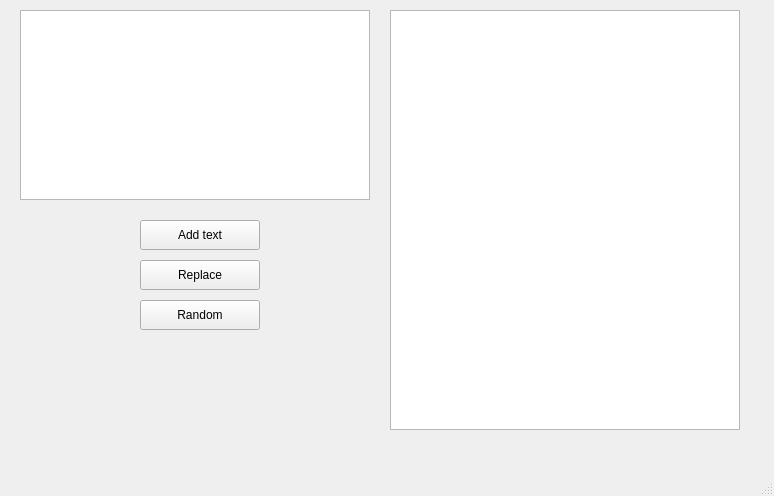
<?xml version="1.0" encoding="UTF-8"?>
<ui version="4.0">
 <class>MainWindow</class>
 <widget class="QMainWindow" name="MainWindow">
  <property name="geometry">
   <rect>
    <x>0</x>
    <y>0</y>
    <width>774</width>
    <height>496</height>
   </rect>
  </property>
  <property name="windowTitle">
   <string>MainWindow</string>
  </property>
  <widget class="QWidget" name="centralwidget">
   <widget class="QPlainTextEdit" name="plainTextEdit_from">
    <property name="geometry">
     <rect>
      <x>20</x>
      <y>10</y>
      <width>350</width>
      <height>190</height>
     </rect>
    </property>
   </widget>
   <widget class="QPushButton" name="pushButton_add">
    <property name="geometry">
     <rect>
      <x>140</x>
      <y>220</y>
      <width>120</width>
      <height>30</height>
     </rect>
    </property>
    <property name="text">
     <string>Add text</string>
    </property>
   </widget>
   <widget class="QPushButton" name="pushButton_replace">
    <property name="geometry">
     <rect>
      <x>140</x>
      <y>260</y>
      <width>120</width>
      <height>30</height>
     </rect>
    </property>
    <property name="text">
     <string>Replace</string>
    </property>
   </widget>
   <widget class="QPushButton" name="pushButton_random">
    <property name="geometry">
     <rect>
      <x>140</x>
      <y>300</y>
      <width>120</width>
      <height>30</height>
     </rect>
    </property>
    <property name="text">
     <string>Random</string>
    </property>
   </widget>
   <widget class="QTextEdit" name="textEdit_to">
    <property name="geometry">
     <rect>
      <x>390</x>
      <y>10</y>
      <width>350</width>
      <height>420</height>
     </rect>
    </property>
   </widget>
  </widget>
  <widget class="QMenuBar" name="menubar">
   <property name="geometry">
    <rect>
     <x>0</x>
     <y>0</y>
     <width>774</width>
     <height>22</height>
    </rect>
   </property>
  </widget>
  <widget class="QStatusBar" name="statusbar"/>
 </widget>
 <resources/>
 <connections/>
</ui>
